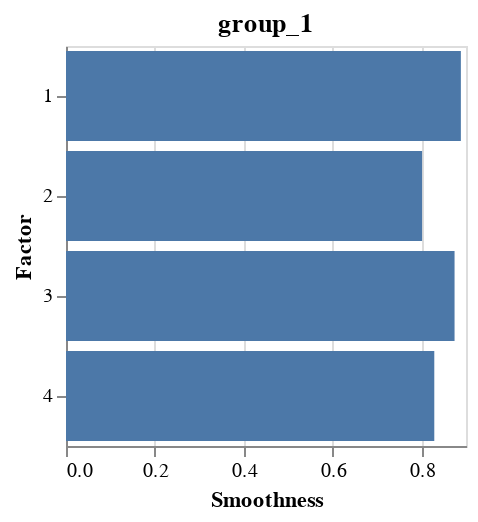

The code cell stored with this chart in its notebook:
### Code cell
plot_smoothness(model)

### Figure 1 — Vega specification as saved in the notebook (floating-point values rounded to 4 significant figures)
{"$schema": "https://vega.github.io/schema/vega/v5.json", "data": [{"name": "source_0", "values": [{"factor": "1", "smoothness_end": 0.8885, "smoothness_start": 0.0}, {"factor": "2", "smoothness_end": 0.8012, "smoothness_start": 0.0}, {"factor": "3", "smoothness_end": 0.8742, "smoothness_start": 0.0}, {"factor": "4", "smoothness_end": 0.8286, "smoothness_start": 0.0}]}, {"name": "source_0_concat_0_y_domain_factor", "values": [{"factor": "1"}, {"factor": "2"}, {"factor": "3"}, {"factor": "4"}]}], "signals": [{"name": "childWidth", "value": 200}], "marks": [{"type": "group", "name": "concat_0_group", "encode": {"update": {"height": {"signal": "height"}, "width": {"signal": "childWidth"}}}, "marks": [{"type": "rect", "name": "concat_0_marks", "from": {"data": "source_0"}, "encode": {"update": {"height": {"signal": "max(0.25, bandwidth('concat_0_y'))"}, "x": {"field": "smoothness_end", "scale": "concat_0_x"}, "fill": {"value": "#4c78a8"}, "y": {"field": "factor", "scale": "concat_0_y"}, "x2": {"field": "smoothness_start", "scale": "concat_0_x"}}}, "style": ["bar"]}], "axes": [{"scale": "concat_0_x", "gridScale": "concat_0_y", "ticks": false, "orient": "bottom", "maxExtent": 0, "labels": false, "tickCount": {"signal": "ceil(childWidth/40)"}, "domain": false, "minExtent": 0, "zindex": 0, "aria": false, "grid": true}, {"scale": "concat_0_x", "tickCount": {"signal": "ceil(childWidth/40)"}, "zindex": 0, "labelFlush": true, "title": "Smoothness", "grid": false, "orient": "bottom", "labelOverlap": true}, {"scale": "concat_0_y", "zindex": 0, "orient": "left", "title": "Factor", "grid": false}], "title": {"text": "group_1", "frame": "group"}, "style": "cell"}], "scales": [{"name": "concat_0_x", "type": "linear", "domain": {"data": "source_0", "fields": ["smoothness_start", "smoothness_end"]}, "range": [0, {"signal": "childWidth"}], "zero": true, "nice": true}, {"name": "concat_0_y", "type": "band", "domain": {"data": "source_0_concat_0_y_domain_factor", "field": "factor", "sort": true}, "range": [0, {"signal": "height"}], "paddingOuter": 0.05, "paddingInner": 0.1}], "background": "white", "layout": {"padding": 20, "bounds": "full", "align": "each"}, "padding": 5, "height": 200}
